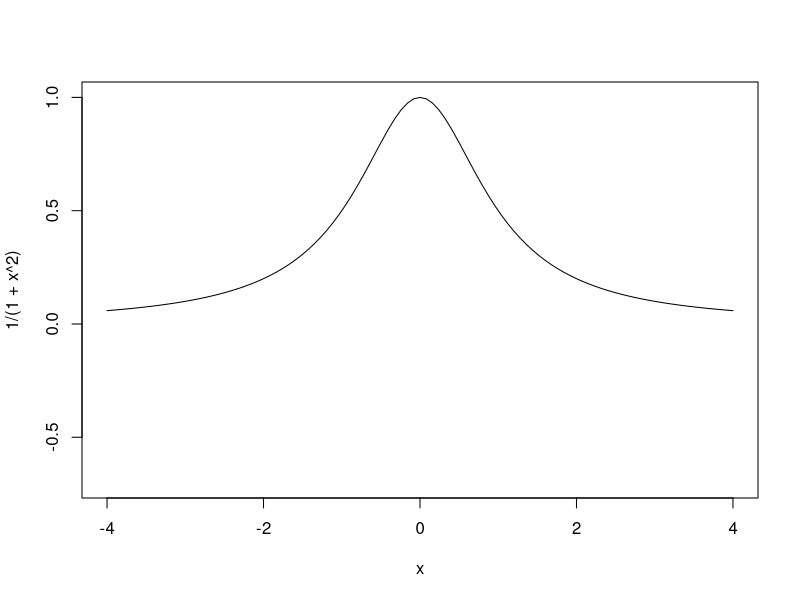
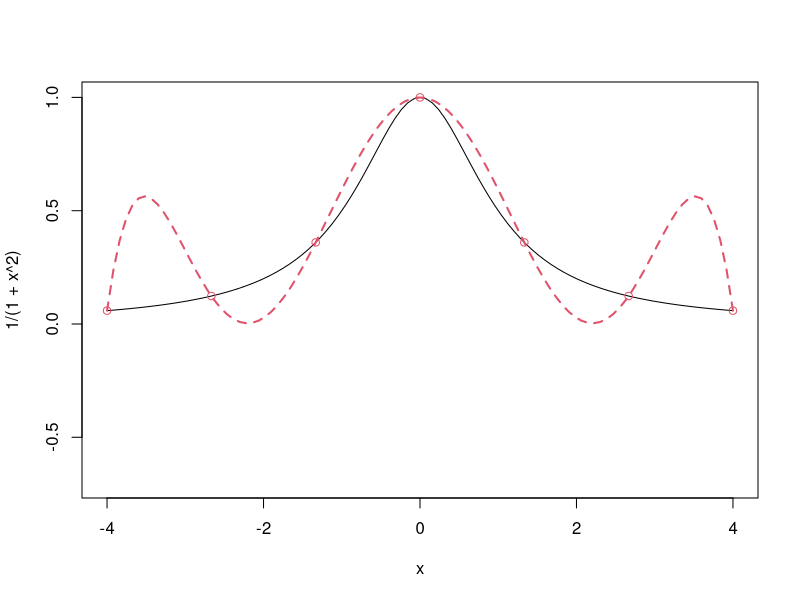
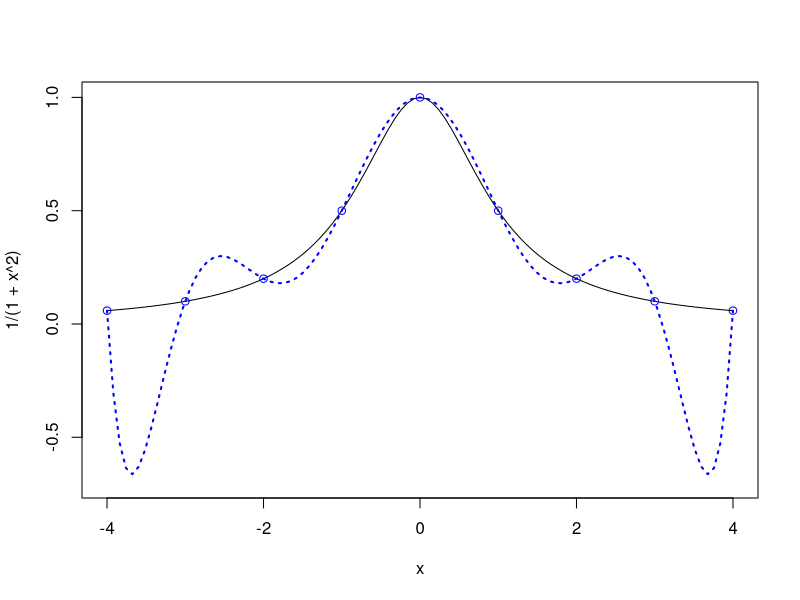
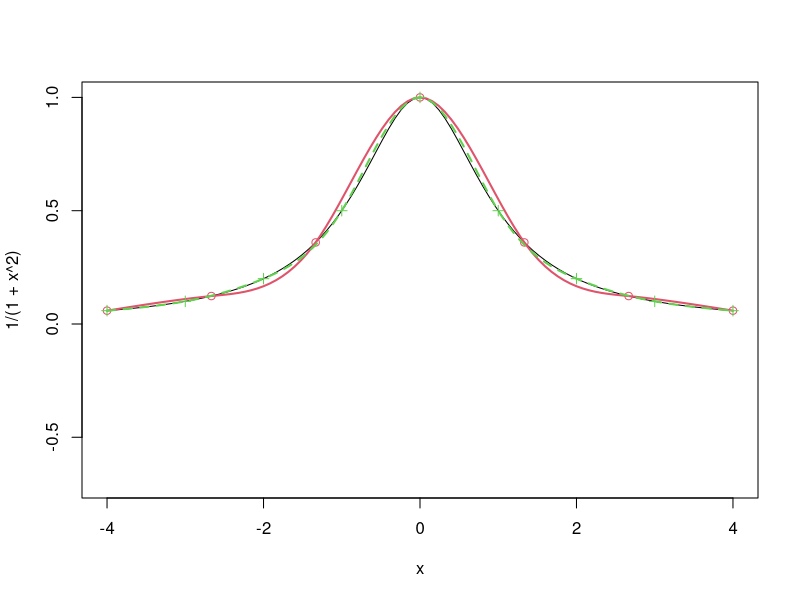
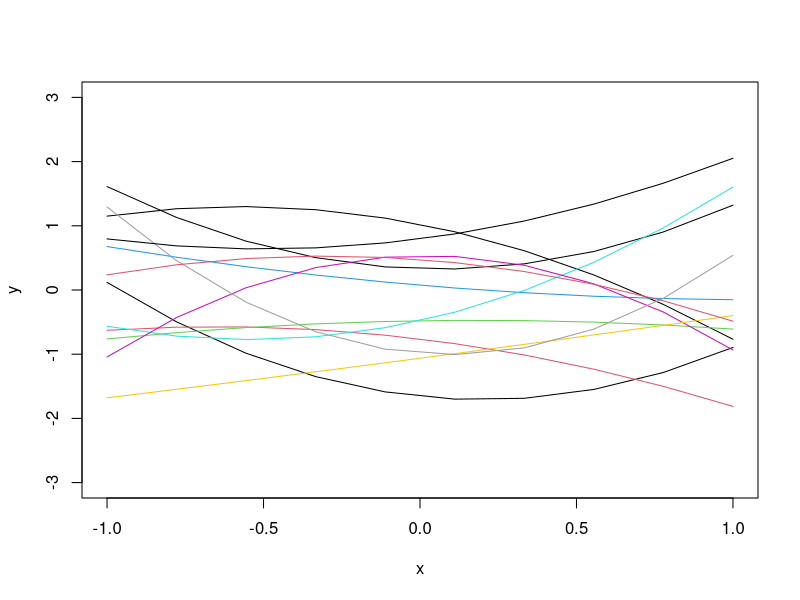
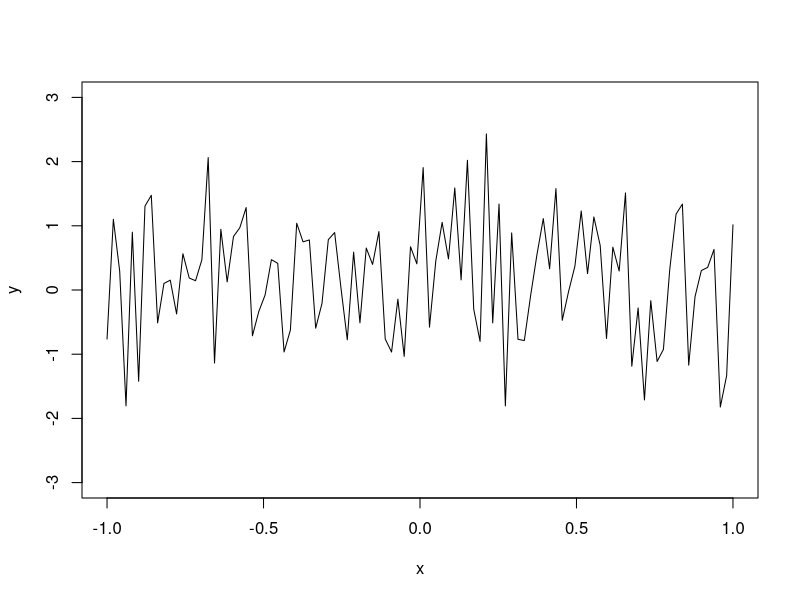
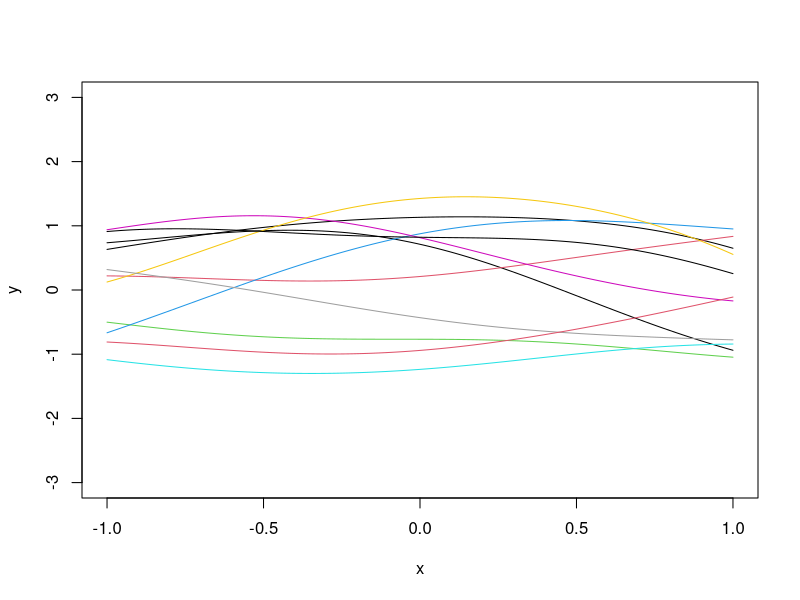
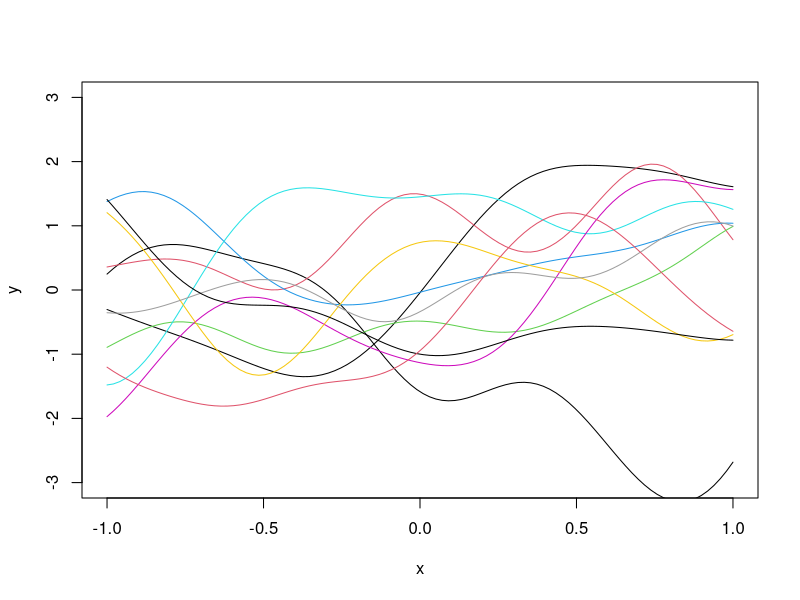

Source code (R) for these figures, in order:
## ---- chunk 1
curve(1/(1+x^2), from=-4, to=4, ylim=c(-.7,1))
## ---- chunk 2
curve(1/(1+x^2), from=-4, to=4, ylim=c(-.7,1))
x=seq(-4,4,length=7)
y=1/(1+x^2)
X=as.matrix(cbind(1,x,x^2,x^3,x^4,x^5,x^6))
a=solve(X,y)
u=seq(-4,4,length=100)
yhat=u
for(i in 1:100)
  yhat[i]=sum(c(1,u[i],u[i]^2,u[i]^3,u[i]^4,u[i]^5,u[i]^6)*a)
lines(u,yhat, col=2, lty=2, lwd = 2)
points(x,y,col=2)
## ---- chunk 3
curve(1/(1+x^2), from=-4, to=4, ylim=c(-.7,1))
x=seq(-4,4,length=9)
y=1/(1+x^2)
X=as.matrix(cbind(1,x,x^2,x^3,x^4,x^5,x^6,x^7,x^8))
a=solve(X,y)
u=seq(-4,4,length=100)
yhat=u
for(i in 1:100)
  yhat[i]=sum(c(1,u[i],u[i]^2,u[i]^3,u[i]^4,u[i]^5,u[i]^6, u[i]^7,u[i]^8)*a)
lines(u,yhat, col='blue', lty=3, lwd = 2)
points(x,y,col="blue")
## ---- chunk 4
curve(1/(1+x^2), from=-4, to=4, ylim=c(-.7,1))

# Splines with 7 points

x=seq(-4,4,length=7)
y=1/(1+x^2)
points(x,y,col=2)
a=splinefun(x,y,method="natural")
curve(a,add=T,col=2, lwd = 2)

# Splines with 9 points

x=seq(-4,4,length=9)
y=1/(1+x^2)
points(x,y, pch=3,col=3)
a=splinefun(x,y,method="natural")
curve(a,add=T,col=3, lty=2, lwd = 2)
## ---- chunk 5
x=seq(-1,1,length=10)
b=rnorm(3)
y=b[1]+b[2]*x+b[3]*x^2
plot(x,y,"l", ylim=c(-3,3))
b=rnorm(3)
y=b[1]+b[2]*x+b[3]*x^2
lines(x,y,"l")
for(i in 1:10)
{b=rnorm(3)
y=b[1]+b[2]*x+b[3]*x^2
lines(x,y,"l",col=i)}
## ---- chunk 6
N=100
x=seq(-1,1,length=N)
y=rnorm(N)
plot(x,y,"l", ylim=c(-3,3))
## ---- chunk 7
E=as.matrix(dist(x, diag=T, ,upper=T))

# Correlation matrix R
R=exp(-0.5*E^2)
eig=eigen(R)
R.sqrt=eig$vec%*%diag(sqrt(eig$val+10^(-10)))%*%t(eig$vec)
z=rnorm(N)
y=R.sqrt%*%z
plot(x,y,"l", ylim=c(-3,3))
for(i in 1:10)
  lines(x,R.sqrt%*%rnorm(N),col=i)
## ---- chunk 8
E=as.matrix(dist(x, diag=T, ,upper=T))

# Correlation matrix R
R=exp(-5*E^2)
eig=eigen(R)
R.sqrt=eig$vec%*%diag(sqrt(eig$val+10^(-10)))%*%t(eig$vec)
z=rnorm(N)
y=R.sqrt%*%z
plot(x,y,"l", ylim=c(-3,3))
for(i in 1:10)
  lines(x,R.sqrt%*%rnorm(N),col=i)
## ---- chunk 9
# Computer model
f=function(x)
  sin(30*(x-.9)^4)*cos(2*(x-.9))+(x-.9)/2

n=10
D=seq(0,1,length=n)
y=f(D)
curve(f(x),from=0,to=1, ylim = c(-0.75, 0.55))
points(D,y,pch=4,cex=2)
E=as.matrix(dist(D, diag=T, upper=T))
theta=100
R=exp(-theta*E^2)
mu=0
I=diag(n)
Rinv=solve(R+10^(-10)*I)
coef=Rinv%*%(y-mu)

basis=function(h)
  exp(-theta*h^2)
r=function(x)
{
  vec=basis(x-D)
  return(vec)
}

fhat=function(x)
  mu+t(r(x))%*%coef

sigma2=drop(1/n*t(y-mu)%*%Rinv%*%(y-mu))
f.var=function(x)
  sigma2*(1-t(r(x))%*%Rinv%*%r(x))

N=1000
u=seq(0,1,length=N)
y.pred=y.low=y.high=numeric(N)
for(i in 1:N)
{
  y.pred[i]=fhat(u[i])
  SD=sqrt(f.var(u[i]))
  y.low[i]=y.pred[i]-2*SD
  y.high[i]=y.pred[i]+2*SD
}

lines(u,y.pred,col=3,lwd=2)
lines(u,y.low,lty=2,col=2,lwd=2)
lines(u,y.high,lty=2,col=2,lwd=2)
test=u
# RMSE
sqrt(mean((apply(cbind(test),1,fhat)-f(test))^2))
## ---- chunk 10
curve(f(x),from=0,to=1, ylim = c(-0.75, 0.55))
points(D,y,pch=4,cex=2)
E=as.matrix(dist(D, diag=T, upper=T))
theta=100
R=exp(-theta*E^2)
mu=100
I=diag(n)
Rinv=solve(R+10^(-10)*I)
coef=Rinv%*%(y-mu)

basis=function(h)
  exp(-theta*h^2)
r=function(x)
{
  vec=basis(x-D)
  return(vec)
}

fhat=function(x)
  mu+t(r(x))%*%coef

sigma2=drop(1/n*t(y-mu)%*%Rinv%*%(y-mu))
f.var=function(x)
  sigma2*(1-t(r(x))%*%Rinv%*%r(x))

N=1000
u=seq(0,1,length=N)
y.pred=y.low=y.high=numeric(N)
for(i in 1:N)
{
  y.pred[i]=fhat(u[i])
  SD=sqrt(f.var(u[i]))
  y.low[i]=y.pred[i]-2*SD
  y.high[i]=y.pred[i]+2*SD
}

lines(u,y.pred,col=3,lwd=2)
lines(u,y.low,lty=2,col=2,lwd=2)
lines(u,y.high,lty=2,col=2,lwd=2)
# RMSE
sqrt(mean((apply(cbind(test),1,fhat)-f(test))^2))
## ---- chunk 11
f=function(x)
  sin(30*(x-.9)^4)*cos(2*(x-.9))+(x-.9)/2

n=10
D=seq(0,1,length=n)
y=f(D)
curve(f(x),from=0,to=1, ylim= c(-0.75, 0.55))
points(D,y)
E=as.matrix(dist(D, diag=T, upper=T))
theta=100
R=exp(-theta*E^2)
one=rep(1,n)
I=diag(n)
Rinv=solve(R+10^(-10)*I)
mu=drop(t(one)%*%Rinv%*%y/(t(one)%*%Rinv%*%one))
## ---- chunk 12
mu
## ---- chunk 13
coef=Rinv%*%(y-mu)

basis=function(h)
  exp(-theta*h^2)
r=function(x)
{
  vec=basis(x-D)
  return(vec)
}

sigma2=drop(1/n*t(y-mu)%*%Rinv%*%(y-mu))
f.var=function(x)
{ 
  fac=1/(one%*%Rinv%*%one)
  val=sigma2*(1-t(r(x))%*%Rinv%*%r(x)+fac*(1-t(r(x))%*%Rinv%*%one)^2)
  return(val)
}

fhat=function(x)
  mu+t(r(x))%*%coef
N=1000
u=seq(0,1,length=N)
y.pred=y.low=y.high=numeric(N)
for(i in 1:N)
{
  y.pred[i]=fhat(u[i])
  SD=sqrt(f.var(u[i]))
  y.low[i]=y.pred[i]-2*SD
  y.high[i]=y.pred[i]+2*SD
}
curve(f(x),from=0,to=1, ylim= c(-0.75, 0.55))
points(D,y)
lines(u,y.pred,col=3,lwd=2)
lines(u,y.low,lty=2,col=2,lwd=2)
lines(u,y.high,lty=2,col=2,lwd=2)
test=u

# RMSE
sqrt(mean((apply(cbind(test),1,fhat)-f(test))^2))
